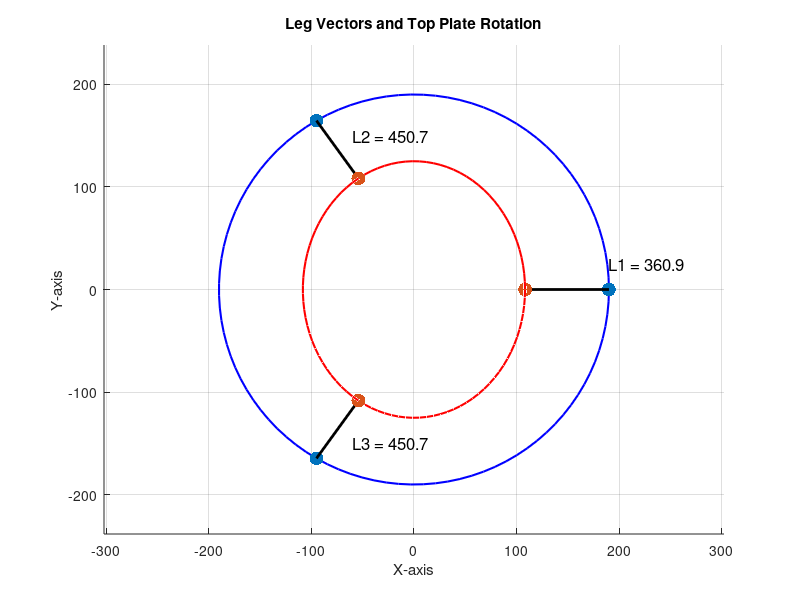

Source code (MATLAB):
 clear; close all;
rb = 190;
rt = 125;
h = 414; % Height offset
phi = 0*pi/180; % Rotation angle around x-axis
theta = 30*pi/180; % Rotation angle around y-axis

% Define actuator connection points on bottom plate (B)
B1 = [rb; 0; 0];
B2 = [-rb/2; sqrt(3)*rb/2; 0];
B3 = [-rb/2; -sqrt(3)*rb/2; 0];

% Define actuator connection points on top plate (T) before transformation
T1_local = [rt; 0; 0]; 
T2_local = [-rt/2; sqrt(3)*rt/2; 0];
T3_local = [-rt/2; -sqrt(3)*rt/2; 0];

% Define circles for bottom and top plates
theta_circle = linspace(0, 2*pi, 100);
bottom_circle = rb * [cos(theta_circle); sin(theta_circle); zeros(1, 100)];
top_circle_local = rt * [cos(theta_circle); sin(theta_circle); zeros(1, 100)];

% Rotation matrices
Rx = [1 0 0;
      0 cos(phi) -sin(phi);
      0 sin(phi) cos(phi)];
  
Ry = [cos(theta) 0 sin(theta);
      0 1 0;
      -sin(theta) 0 cos(theta)];
  
R = Ry*Rx;
%R = Rx*Ry

% Platform position offset
P = [0; 0; h];

% Transform top plate connection points and circle
T1 = R * T1_local + P;
T2 = R * T2_local + P;
T3 = R * T3_local + P;
top_circle = R * top_circle_local + P;

% Compute leg vectors
l1 = T1 - B1;
l2 = T2 - B2;
l3 = T3 - B3;

% Compute leg lengths
L1 = norm(l1);
L2 = norm(l2);
L3 = norm(l3);

% Plot the structure
figure; hold on; axis equal;

% Plot bottom and top plate circles
plot3(bottom_circle(1, :), bottom_circle(2, :), bottom_circle(3, :), 'b', 'LineWidth', 1.5);
plot3(top_circle(1, :), top_circle(2, :), top_circle(3, :), 'r', 'LineWidth', 1.5);

% Plot bottom and top plate points
scatter3([B1(1), B2(1), B3(1)], [B1(2), B2(2), B3(2)], [B1(3), B2(3), B3(3)], 100, 'bo', 'filled');
scatter3([T1(1), T2(1), T3(1)], [T1(2), T2(2), T3(2)], [T1(3), T2(3), T3(3)], 100, 'ro', 'filled');

% Plot leg vectors
plot3([B1(1), T1(1)], [B1(2), T1(2)], [B1(3), T1(3)], 'k', 'LineWidth', 2);
plot3([B2(1), T2(1)], [B2(2), T2(2)], [B2(3), T2(3)], 'k', 'LineWidth', 2);
plot3([B3(1), T3(1)], [B3(2), T3(2)], [B3(3), T3(3)], 'k', 'LineWidth', 2);

% Display leg lengths
text(B1(1), 25, B1(3), sprintf('L1 = %.1f', L1), 'FontSize', 12, 'Color', 'k');
text(-60, 150, B2(3), sprintf('L2 = %.1f', L2), 'FontSize', 12, 'Color', 'k');
text(-60, -150, B3(3), sprintf('L3 = %.1f', L3), 'FontSize', 12, 'Color', 'k');

title('Leg Vectors and Top Plate Rotation');
xlabel('X-axis'); ylabel('Y-axis'); zlabel('Z-axis');
grid on;
